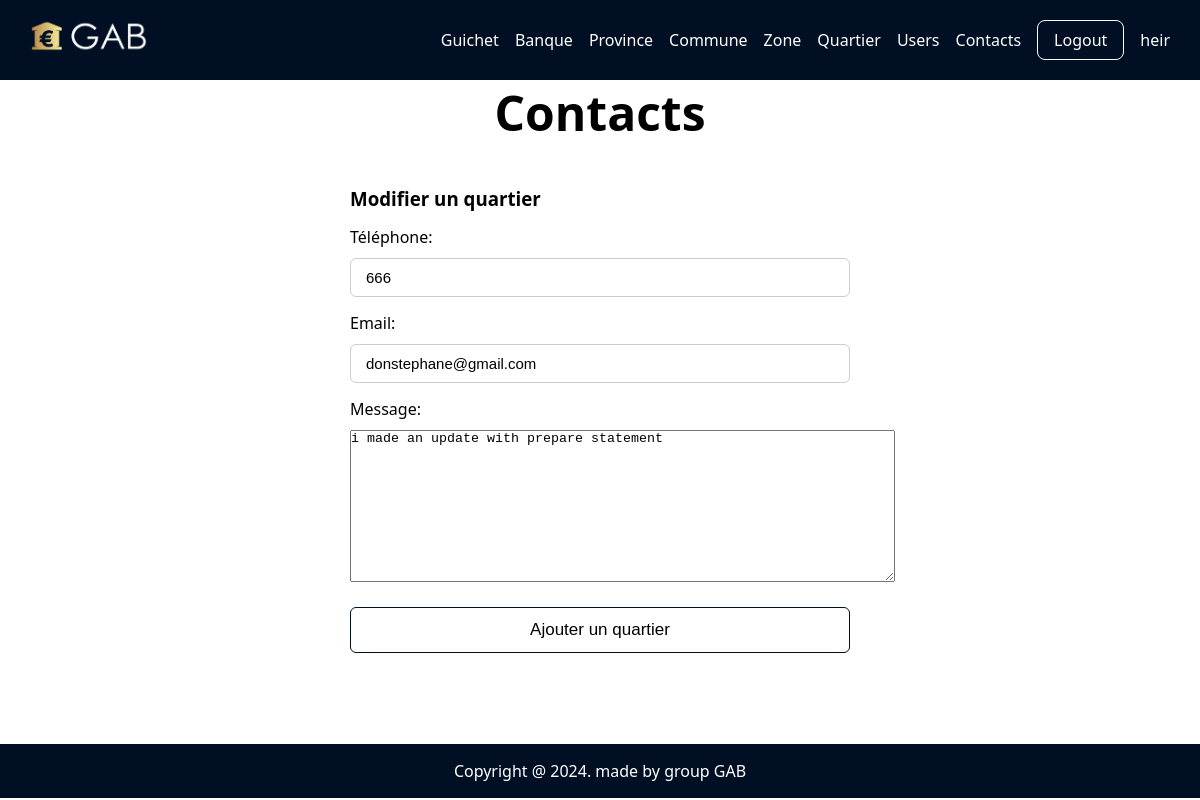
The app's page /up_contacts.php?id_contact=4 (signed in) with its own data.
### tables this page shows
CREATE TABLE `contacts` (
  `id_contact` int(11) NOT NULL,
  `numer_tel` varchar(20) NOT NULL,
  `email` varchar(255) NOT NULL,
  `message` text NOT NULL
);

### up_contacts.php (the view, shortened to what this page needs)
<?php
include "header.php";
include "config.php";
$stmt = $bd->query('SELECT * FROM contacts WHERE id_contact ='.$_GET['id_contact']);
$contact = $stmt->fetch(PDO::FETCH_ASSOC);
?>
<section>
    <h1 class="titre">Contacts</h1>
    <div class="cont" style="justify-content: center;min-height:initial;">
        <div class="row">
            <form method="POST" enctype="multipart/form-data" style="width: 500px;">
                <h3 class="title">Modifier un quartier</h3>
                <div class="column">
                    <div class="input-box">
                        <span>Téléphone:</span>
                        <input type="text" name="tel" value="<?= $contact['numer_tel']; ?>" placeholder="Votre numero de téléphone">
                    </div>
                    <div class="input-box">
                        <span>Email:</span>
                        <input type="email" name="email" value="<?php echo $contact['email']; ?>" placeholder="Ajouter un quartier">
                    </div>
                    <div class="input-box">
                        <span>Message:</span>
                        <textarea name="message" id="" cols="66" rows="10"><?php echo $contact['message']; ?></textarea>
                    </div>
                </div>
                <button type="submit" class="btn" name="update">Ajouter un quartier</button>
            </form>
        </div>
    </div>
</section>
<?php include "footer.php"; ?>

### assets/css/index.css (style rules this page uses)
*, *::after, *::before { padding: 0; margin: 0; box-sizing: border-box; }
body { font-family: system-ui, -apple-system, BlinkMacSystemFont, "Segoe UI", Roboto, Oxygen, Ubuntu, Cantarell, "Open Sans", "Helvetica Neue", sans-serif; width: 100%; position: relative; }
.title { margin-top: 1rem; }
.titre { font-size: 3rem; text-align: center; }
.row { display: flex; gap: 15px; justify-content: space-between; }
.cont { display: flex; justify-content: center; align-items: center; padding: 25px; }
.cont form { width: 700px; background: #fff; border-radius: 10px; }
.row .column { flex: 1 1 250px; }
.column .input-box { margin: 15px 0; }
.input-box span { display: block; margin-bottom: 10px; }
.input-box input, select { width: 100%; padding: 10px 15px; border: 1px solid #ccc; border-radius: 6px; font-size: 15px; }
form .btn { width: 100%; padding: 12px; background: transparent; border: 1px solid #000f23; outline: none; border-radius: 6px; font-size: 17px; color: #000; margin-top: 5px; cursor: pointer; transition: 0.5s; }

### header.php (style rules this page uses)
body { min-height: 93vh; }

### records on screen
contacts: tel "666", email "donstephane@gmail.com", message "i made an update with prepare statement"

### other values on screen
$_SESSION['username'] "heir"
